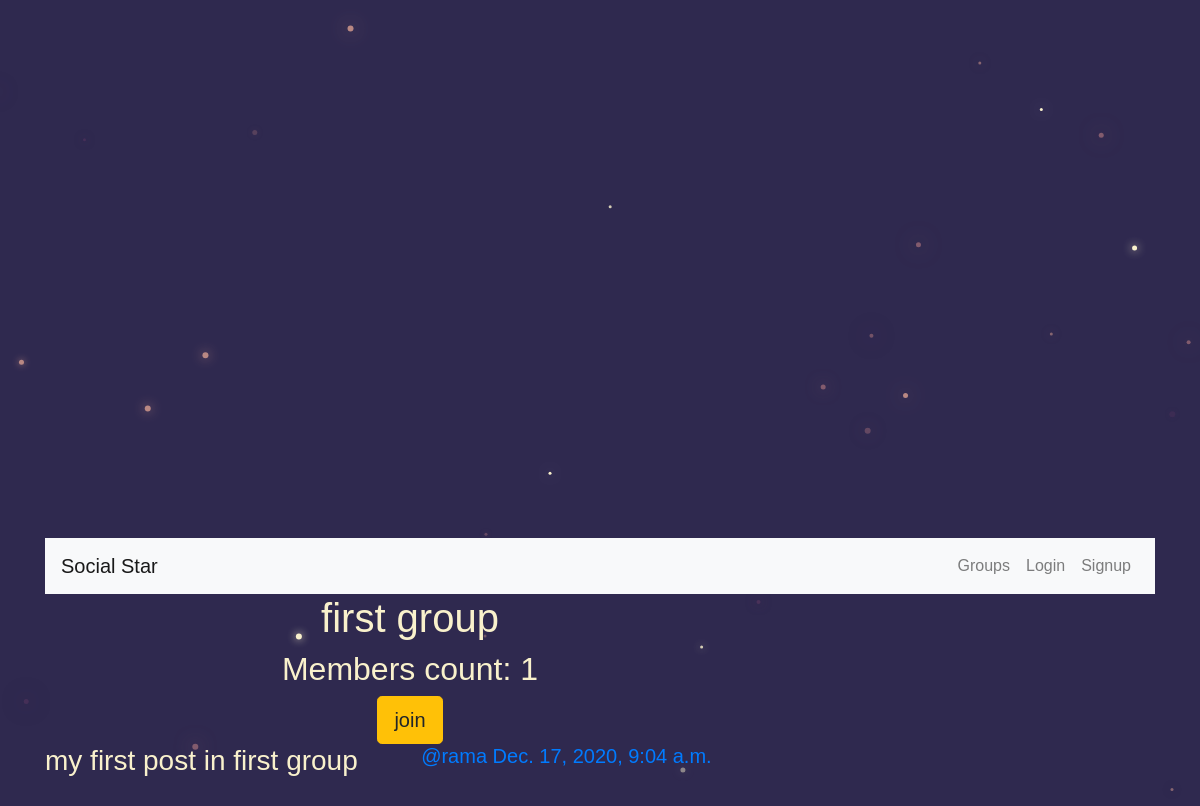
The app's page /groups/posts/in/first-group/ with its own data.
### groups/models.py (models this page shows, shortened)
class Group(models.Model):
    name = models.CharField(max_length=255,unique =True)
    slug = models.SlugField(allow_unicode=True,unique=True)
    description = models.TextField(blank=True,default='')
    members = models.ManyToManyField(User,through='GroupMember')
    class Meta:
        ordering = ['name']

### posts/models.py (models this page shows, shortened)
class Post(models.Model):
    user = models.ForeignKey(User,related_name='posts',on_delete=models.CASCADE)
    created_at = models.DateTimeField(auto_now=True)
    message = models.TextField()
    group = models.ForeignKey(Group,related_name="posts",null=True,blank=True,on_delete=models.CASCADE)
    class Meta:
        ordering = ['-created_at']
        unique_together = ['user','message']

### groups/views.py (the view)
# urls.py: re_path(r'^posts/in/(?P<slug>[-\w]+)/$',views.SingleGroup.as_view(),name='single'),
class SingleGroup(generic.DetailView):
    model = Group

### groups/templates/groups/group_detail.html (shortened to what this page needs)
{% extends 'groups/group_base.html' %}
{% block pregroup %}
<div class="col-md-8">
  <h1>{{group.name}}</h1>
  <h2>Members count: {{group.members.count}}</h2>
  <div class="content">
      {% if user in group.members.all %}
        <a href="{% url 'groups:leave' slug=group.slug %}"
            class='btn btn-lg btn-fill btn-warning'><span
            class='glyphicon glyphicon-remove-circle'></span>leave
        </a>
      {% else %}
        <a href="{% url 'groups:join' slug=group.slug %}"
            class='btn btn-lg btn-fill btn-warning'>join
        </a>
      {% endif %}
  </div>
</div>
{% endblock %}
{% block group_content %}
<div class="col-md-8">
  {% if group.posts.count == 0 %}
    <h2>No post in this group yet!</h2>
  {% else %}
    {% for post in group.posts.all %}
      {% include 'posts/_post.html' %}
    {% endfor %}
  {% endif %}
</div>
{% endblock %}

### posts/templates/posts/_post.html (shortened to what this page needs)
  <div class="post media">
    <h3>{{post.message|safe}}</h3>
    <div class="media-body">
      <h5 class='media-heading'>
      <span class='username'>
        <a href="{% url 'posts:for_user' username=post.user.username %}">@{{post.user.username}}</a>
      </span>
      <time class='time'>
        <a href="{% url 'posts:single' username=post.user.username pk=post.pk %}">
          {{post.created_at}}
        </a>
      </time>
      </h5>
    </div>
  </div>

### static/socialproject/css/master.css (style rules this page uses)
body { margin: 0; overflow: hidden; background-color: black; color:white; }

### static/css/master.css (style rules this page uses)
html, body { height: 100%; width: 100%; overflow: hidden; background: #2f294f; margin: 0; }

### records on screen
Group: name "first group", members.count "1"
Post: message "my first post in first group", user.username "rama", created_at "Dec. 17, 2020, 9:04 a.m."
